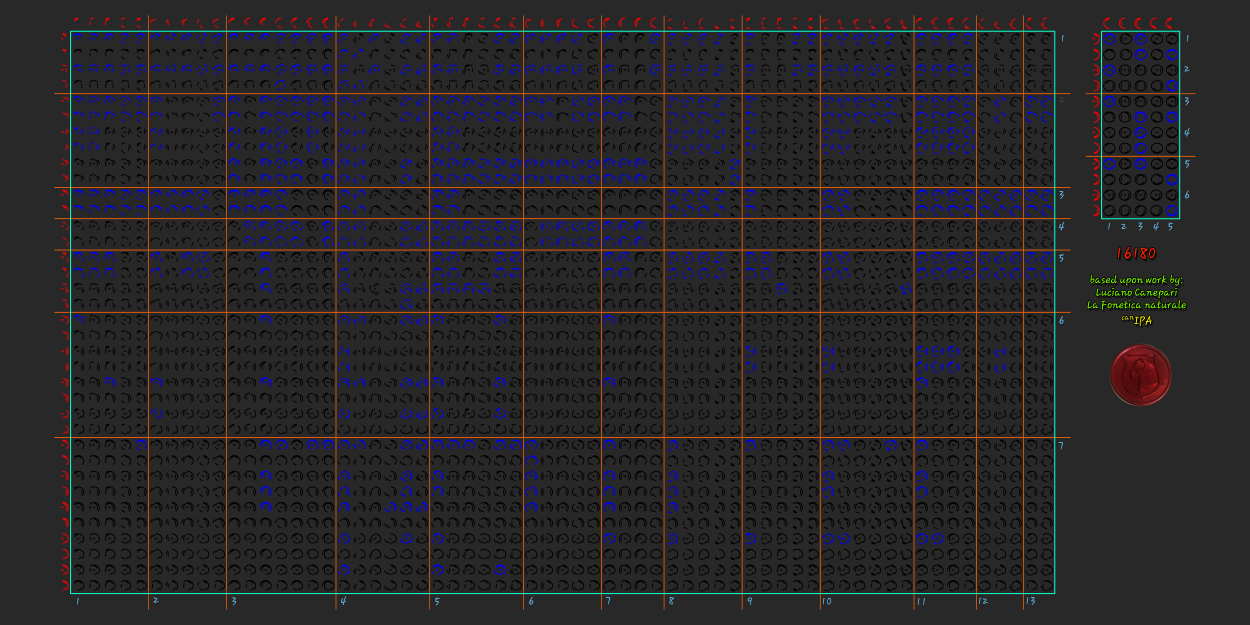
#> input picture charts/16180-reio-script-chart-prn.png, 10000 x 5000 px, found by its file name (shown at 1/8 size)
$ python attested.py
#> lines starting #> are read from the running program, lines starting #| are printed output that depends on the picture; after the words box and inside, x2 and y2 are one past the last pixel; in counts of white or black regions, pixels touching at a corner belong together
### tools/grid.py
from PIL import Image
import numpy as np
def load(p): return np.array(Image.open(p).convert('RGB')).astype(int)
#> called with p = 'charts/16180-reio-script-chart-prn.png'
def box(a):
    cy=(abs(a[:,:,0]-8)<12)&(a[:,:,1]>235)&(abs(a[:,:,2]-200)<20)
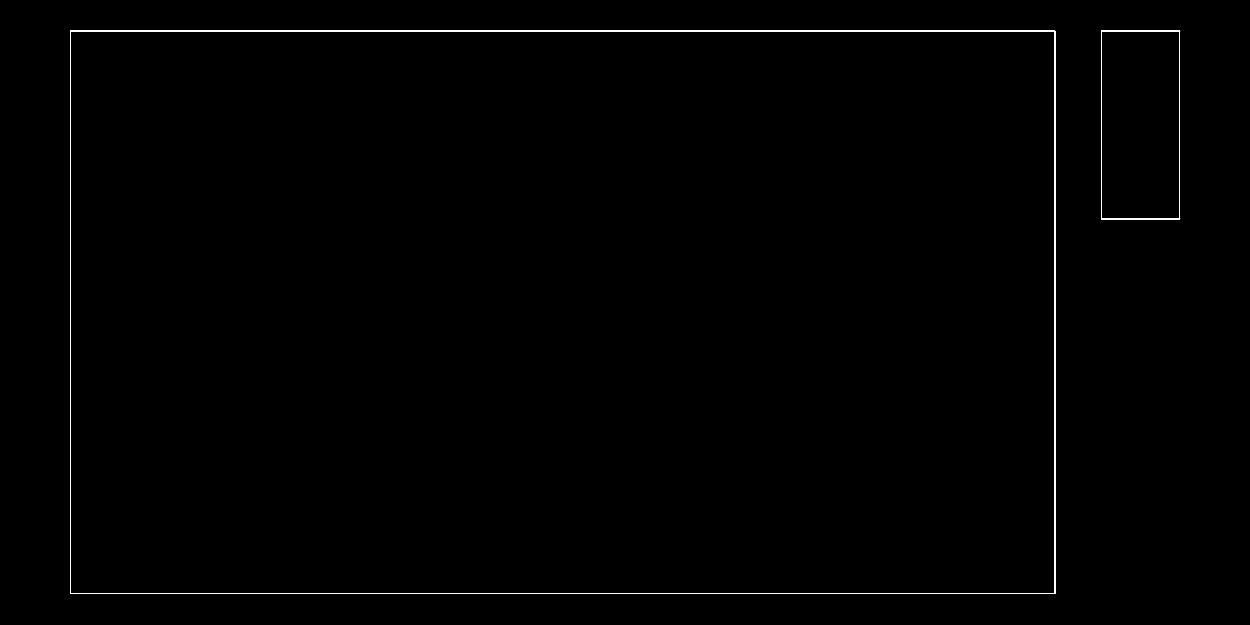
#> cy: shape (5000, 10000) bool (shown at 1/8 size); 0.4% white; 2 white regions, box (x1, y1, x2, y2) and area: (561, 246, 8442, 4752) 173010, (8809, 246, 9441, 1754) 25002
    # main box only: exclude small right-hand box
    cols=cy.sum(0); rows=cy.sum(1)
#> after `cols = cy.sum(0)`: cols = 10000 values, max 4506 at index 563, min 0 at index 0, mean 19.8
#> after `rows = cy.sum(1)`: rows = 5000 values, max 8513 at index 249, min 0 at index 0, mean 39.6
    xs=np.where(cols>len(cols)*0.4)[0]; ys=np.where(rows>len(rows)*0.3)[0]
#> after `xs = np.where(cols > len(cols) * 0.4)[0]`: xs = [562, 563, 564, 565, 566, 567, 8434, 8435, 8436, 8437, 8438, 8439, 8440, 8441]
#> after `ys = np.where(rows > len(rows) * 0.3)[0]`: ys = [246, 247, 248, 249, 250, 251, 252, 253, 4746, 4747, 4748, 4749, 4750, 4751]
    return xs,ys
# [5 lines left out: function orange_lines, not called in this run]
# [13 lines that do not run on import are left out]

### tools/attested.py
from grid import *
import numpy as np, json
a=load('charts/16180-reio-script-chart-prn.png')
xs,ys=box(a)
def cl(v):
    r=[];s=v[0];p=v[0]
#> after `s = v[0]`: s = 562
#> after `p = v[0]`: p = 562
    for t in v[1:]:
        if t!=p+1:r.append((s,p));s=t
        p=t
#> this loop made 13 passes
#> (t, s, p) on pass 6: (8434, 8434, 8434)
#> (t, p) on passes 1, 2, 3, 4, 5, 7: (563, 563), (564, 564), (565, 565), (566, 566), (567, 567), (8435, 8435)
#> after the loop, r = [(562, 567)]
    r.append((s,p));return r
print(cl(xs),cl(ys))
#> the loop in cl (call 2), `for t in v[1:]:` made 13 passes
#> (t, s, p) on pass 8: (4746, 4746, 4746)
#> (t, p) on passes 1 to 6: (247, 247), (248, 248), (249, 249), (250, 250), (251, 251), (252, 252)
#| [(562, 567), (8434, 8441)] [(246, 253), (4746, 4751)]
